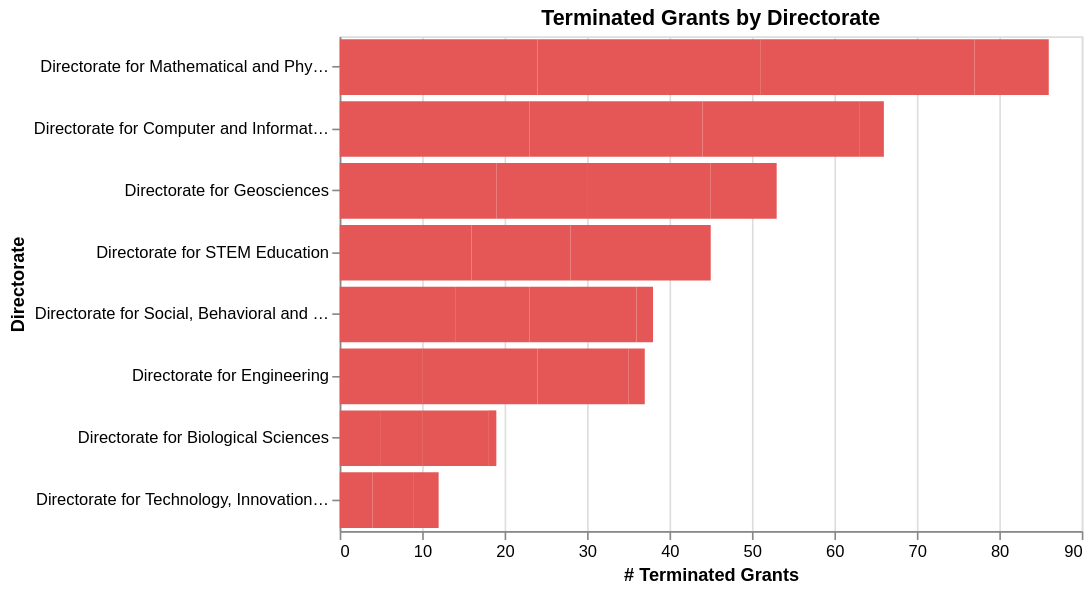

The code cell stored with this chart in its notebook:
### Code cell
chart_q3 = (
    alt.Chart(dir_year_status, title="Terminated Grants by Directorate")
    .add_params(year_sel, dir_sel)
    .transform_filter(year_sel)               # samme år som Q2
    .transform_filter(alt.datum.status == 1)  # kun terminated
    .mark_bar()
    .encode(
        x=alt.X("n_grants:Q", title="# Terminated Grants"),
        y=alt.Y("org_dir_long_name:N", sort="-x", title="Directorate"),
        color=alt.condition(
            dir_sel,
            alt.value("#E45756"),   # valgt directorate
            alt.value("#F4C4C4")    # andre directorates
        ),
        tooltip=[
            alt.Tooltip("org_dir_long_name:N", title="Directorate"),
            alt.Tooltip("dir_abbr:N", title="Abbr"),
            alt.Tooltip("year:O", title="Year"),
            alt.Tooltip("n_grants:Q", title="# Terminated Grants"),
            alt.Tooltip("total_amount:Q", title="Terminated amount", format=",.0f"),
        ]
    )
    .properties(width=450, height=300)
)

chart_q3

### Figure 1 — Vega-Lite specification as saved in the notebook (floating-point values rounded to 4 significant figures)
{"config": {"view": {"continuousWidth": 300, "continuousHeight": 300}}, "data": {"name": "data-1261a1942ff60f98f7ee9f9998f816ad"}, "mark": {"type": "bar"}, "encoding": {"color": {"condition": {"param": "param_185", "value": "#E45756"}, "value": "#F4C4C4"}, "tooltip": [{"field": "org_dir_long_name", "title": "Directorate", "type": "nominal"}, {"field": "dir_abbr", "title": "Abbr", "type": "nominal"}, {"field": "year", "title": "Year", "type": "ordinal"}, {"field": "n_grants", "title": "# Terminated Grants", "type": "quantitative"}, {"field": "total_amount", "format": ",.0f", "title": "Terminated amount", "type": "quantitative"}], "x": {"field": "n_grants", "title": "# Terminated Grants", "type": "quantitative"}, "y": {"field": "org_dir_long_name", "sort": "-x", "title": "Directorate", "type": "nominal"}}, "height": 300, "params": [{"name": "param_183", "select": {"type": "point", "fields": ["year"]}, "bind": {"input": "select", "options": [2021, 2022, 2023, 2024, 2025], "name": "Year: "}}, {"name": "param_185", "select": {"type": "point", "fields": ["dir_abbr"]}}], "title": "Terminated Grants by Directorate", "transform": [{"filter": {"param": "param_183"}}, {"filter": "(datum.status === 1)"}], "width": 450, "$schema": "https://vega.github.io/schema/vega-lite/v5.8.0.json", "datasets": {"data-1261a1942ff60f98f7ee9f9998f816ad": [{"dir_abbr": "BIO", "org_dir_long_name": "Directorate for Biological Sciences", "year": 2021, "status": false, "n_grants": 11, "total_amount": 46100000.0}, {"dir_abbr": "BIO", "org_dir_long_name": "Directorate for Biological Sciences", "year": 2022, "status": false, "n_grants": 1161, "total_amount": 799500000.0}, {"dir_abbr": "BIO", "org_dir_long_name": "Directorate for Biological Sciences", "year": 2022, "status": 1.0, "n_grants": 5, "total_amount": 2439000.0}, {"dir_abbr": "BIO", "org_dir_long_name": "Directorate for Biological Sciences", "year": 2023, "status": false, "n_grants": 1072, "total_amount": 936200000.0}, {"dir_abbr": "BIO", "org_dir_long_name": "Directorate for Biological Sciences", "year": 2023, "status": 1.0, "n_grants": 5, "total_amount": 3185000.0}, {"dir_abbr": "BIO", "org_dir_long_name": "Directorate for Biological Sciences", "year": 2024, "status": false, "n_grants": 1006, "total_amount": 698700000.0}, {"dir_abbr": "BIO", "org_dir_long_name": "Directorate for Biological Sciences", "year": 2024, "status": 1.0, "n_grants": 8, "total_amount": 5613000.0}, {"dir_abbr": "BIO", "org_dir_long_name": "Directorate for Biological Sciences", "year": 2025, "status": false, "n_grants": 774, "total_amount": 452500000.0}, {"dir_abbr": "BIO", "org_dir_long_name": "Directorate for Biological Sciences", "year": 2025, "status": 1.0, "n_grants": 1, "total_amount": 987600.0}, {"dir_abbr": "CSE", "org_dir_long_name": "Directorate for Computer and Information Science and Engineering", "year": 2021, "status": false, "n_grants": 6, "total_amount": 6931000.0}, {"dir_abbr": "CSE", "org_dir_long_name": "Directorate for Computer and Information Science and Engineering", "year": 2022, "status": false, "n_grants": 1948, "total_amount": 1067000000.0}, {"dir_abbr": "CSE", "org_dir_long_name": "Directorate for Computer and Information Science and Engineering", "year": 2022, "status": 1.0, "n_grants": 23, "total_amount": 11920000.0}, {"dir_abbr": "CSE", "org_dir_long_name": "Directorate for Computer and Information Science and Engineering", "year": 2023, "status": false, "n_grants": 2022, "total_amount": 1126000000.0}, {"dir_abbr": "CSE", "org_dir_long_name": "Directorate for Computer and Information Science and Engineering", "year": 2023, "status": 1.0, "n_grants": 21, "total_amount": 8991000.0}, {"dir_abbr": "CSE", "org_dir_long_name": "Directorate for Computer and Information Science and Engineering", "year": 2024, "status": false, "n_grants": 1793, "total_amount": 1017000000.0}, {"dir_abbr": "CSE", "org_dir_long_name": "Directorate for Computer and Information Science and Engineering", "year": 2024, "status": 1.0, "n_grants": 19, "total_amount": 9384000.0}, {"dir_abbr": "CSE", "org_dir_long_name": "Directorate for Computer and Information Science and Engineering", "year": 2025, "status": false, "n_grants": 1468, "total_amount": 695900000.0}, {"dir_abbr": "CSE", "org_dir_long_name": "Directorate for Computer and Information Science and Engineering", "year": 2025, "status": 1.0, "n_grants": 3, "total_amount": 464700.0}, {"dir_abbr": "EDU", "org_dir_long_name": "Directorate for STEM Education", "year": 2021, "status": false, "n_grants": 5, "total_amount": 5781000.0}, {"dir_abbr": "EDU", "org_dir_long_name": "Directorate for STEM Education", "year": 2022, "status": false, "n_grants": 1244, "total_amount": 1378000000.0}, {"dir_abbr": "EDU", "org_dir_long_name": "Directorate for STEM Education", "year": 2022, "status": 1.0, "n_grants": 16, "total_amount": 11390000.0}, {"dir_abbr": "EDU", "org_dir_long_name": "Directorate for STEM Education", "year": 2023, "status": false, "n_grants": 1132, "total_amount": 896700000.0}, {"dir_abbr": "EDU", "org_dir_long_name": "Directorate for STEM Education", "year": 2023, "status": 1.0, "n_grants": 12, "total_amount": 20190000.0}, {"dir_abbr": "EDU", "org_dir_long_name": "Directorate for STEM Education", "year": 2024, "status": false, "n_grants": 1253, "total_amount": 1014000000.0}, {"dir_abbr": "EDU", "org_dir_long_name": "Directorate for STEM Education", "year": 2024, "status": 1.0, "n_grants": 17, "total_amount": 16100000.0}, {"dir_abbr": "EDU", "org_dir_long_name": "Directorate for STEM Education", "year": 2025, "status": false, "n_grants": 777, "total_amount": 724200000.0}, {"dir_abbr": "ENG", "org_dir_long_name": "Directorate for Engineering", "year": 2021, "status": false, "n_grants": 5, "total_amount": 43710000.0}, {"dir_abbr": "ENG", "org_dir_long_name": "Directorate for Engineering", "year": 2022, "status": false, "n_grants": 1668, "total_amount": 817500000.0}, {"dir_abbr": "ENG", "org_dir_long_name": "Directorate for Engineering", "year": 2022, "status": 1.0, "n_grants": 10, "total_amount": 6020000.0}, {"dir_abbr": "ENG", "org_dir_long_name": "Directorate for Engineering", "year": 2023, "status": false, "n_grants": 1671, "total_amount": 701700000.0}, {"dir_abbr": "ENG", "org_dir_long_name": "Directorate for Engineering", "year": 2023, "status": 1.0, "n_grants": 14, "total_amount": 8493000.0}, {"dir_abbr": "ENG", "org_dir_long_name": "Directorate for Engineering", "year": 2024, "status": false, "n_grants": 1633, "total_amount": 696500000.0}, {"dir_abbr": "ENG", "org_dir_long_name": "Directorate for Engineering", "year": 2024, "status": 1.0, "n_grants": 11, "total_amount": 4929000.0}, {"dir_abbr": "ENG", "org_dir_long_name": "Directorate for Engineering", "year": 2025, "status": false, "n_grants": 1455, "total_amount": 624700000.0}, {"dir_abbr": "ENG", "org_dir_long_name": "Directorate for Engineering", "year": 2025, "status": 1.0, "n_grants": 2, "total_amount": 556500.0}, {"dir_abbr": "GEO", "org_dir_long_name": "Directorate for Geosciences", "year": 2021, "status": false, "n_grants": 25, "total_amount": 61890000.0}, {"dir_abbr": "GEO", "org_dir_long_name": "Directorate for Geosciences", "year": 2022, "status": false, "n_grants": 1401, "total_amount": 901900000.0}, {"dir_abbr": "GEO", "org_dir_long_name": "Directorate for Geosciences", "year": 2022, "status": 1.0, "n_grants": 19, "total_amount": 22610000.0}, {"dir_abbr": "GEO", "org_dir_long_name": "Directorate for Geosciences", "year": 2023, "status": false, "n_grants": 1354, "total_amount": 889300000.0}, {"dir_abbr": "GEO", "org_dir_long_name": "Directorate for Geosciences", "year": 2023, "status": 1.0, "n_grants": 11, "total_amount": 6746000.0}, {"dir_abbr": "GEO", "org_dir_long_name": "Directorate for Geosciences", "year": 2024, "status": false, "n_grants": 1295, "total_amount": 581100000.0}, {"dir_abbr": "GEO", "org_dir_long_name": "Directorate for Geosciences", "year": 2024, "status": 1.0, "n_grants": 15, "total_amount": 8811000.0}, {"dir_abbr": "GEO", "org_dir_long_name": "Directorate for Geosciences", "year": 2025, "status": false, "n_grants": 994, "total_amount": 634600000.0}, {"dir_abbr": "GEO", "org_dir_long_name": "Directorate for Geosciences", "year": 2025, "status": 1.0, "n_grants": 8, "total_amount": 3248000.0}, {"dir_abbr": "MPS", "org_dir_long_name": "Directorate for Mathematical and Physical Sciences", "year": 2021, "status": false, "n_grants": 48, "total_amount": 80740000.0}, {"dir_abbr": "MPS", "org_dir_long_name": "Directorate for Mathematical and Physical Sciences", "year": 2022, "status": false, "n_grants": 2500, "total_amount": 1254000000.0}, {"dir_abbr": "MPS", "org_dir_long_name": "Directorate for Mathematical and Physical Sciences", "year": 2022, "status": 1.0, "n_grants": 24, "total_amount": 15400000.0}, {"dir_abbr": "MPS", "org_dir_long_name": "Directorate for Mathematical and Physical Sciences", "year": 2023, "status": false, "n_grants": 2608, "total_amount": 1613000000.0}, {"dir_abbr": "MPS", "org_dir_long_name": "Directorate for Mathematical and Physical Sciences", "year": 2023, "status": 1.0, "n_grants": 27, "total_amount": 13910000.0}, {"dir_abbr": "MPS", "org_dir_long_name": "Directorate for Mathematical and Physical Sciences", "year": 2024, "status": false, "n_grants": 2446, "total_amount": 1080000000.0}, {"dir_abbr": "MPS", "org_dir_long_name": "Directorate for Mathematical and Physical Sciences", "year": 2024, "status": 1.0, "n_grants": 26, "total_amount": 8676000.0}, {"dir_abbr": "MPS", "org_dir_long_name": "Directorate for Mathematical and Physical Sciences", "year": 2025, "status": false, "n_grants": 2150, "total_amount": 851800000.0}, {"dir_abbr": "MPS", "org_dir_long_name": "Directorate for Mathematical and Physical Sciences", "year": 2025, "status": 1.0, "n_grants": 9, "total_amount": 2388000.0}, {"dir_abbr": "O/D", "org_dir_long_name": "Office Of The Director", "year": 2021, "status": false, "n_grants": 1, "total_amount": 300000.0}, {"dir_abbr": "O/D", "org_dir_long_name": "Office Of The Director", "year": 2022, "status": false, "n_grants": 154, "total_amount": 221900000.0}, {"dir_abbr": "O/D", "org_dir_long_name": "Office Of The Director", "year": 2023, "status": false, "n_grants": 216, "total_amount": 227500000.0}, {"dir_abbr": "O/D", "org_dir_long_name": "Office Of The Director", "year": 2024, "status": false, "n_grants": 329, "total_amount": 331200000.0}, {"dir_abbr": "O/D", "org_dir_long_name": "Office Of The Director", "year": 2025, "status": false, "n_grants": 219, "total_amount": 166300000.0}, {"dir_abbr": "SBE", "org_dir_long_name": "Directorate for Social, Behavioral and Economic Sciences", "year": 2021, "status": false, "n_grants": 7, "total_amount": 2452000.0}, {"dir_abbr": "SBE", "org_dir_long_name": "Directorate for Social, Behavioral and Economic Sciences", "year": 2022, "status": false, "n_grants": 794, "total_amount": 256000000.0}, {"dir_abbr": "SBE", "org_dir_long_name": "Directorate for Social, Behavioral and Economic Sciences", "year": 2022, "status": 1.0, "n_grants": 14, "total_amount": 5302000.0}, {"dir_abbr": "SBE", "org_dir_long_name": "Directorate for Social, Behavioral and Economic Sciences", "year": 2023, "status": false, "n_grants": 789, "total_amount": 245000000.0}, {"dir_abbr": "SBE", "org_dir_long_name": "Directorate for Social, Behavioral and Economic Sciences", "year": 2023, "status": 1.0, "n_grants": 9, "total_amount": 2891000.0}, {"dir_abbr": "SBE", "org_dir_long_name": "Directorate for Social, Behavioral and Economic Sciences", "year": 2024, "status": false, "n_grants": 750, "total_amount": 197200000.0}, {"dir_abbr": "SBE", "org_dir_long_name": "Directorate for Social, Behavioral and Economic Sciences", "year": 2024, "status": 1.0, "n_grants": 13, "total_amount": 5145000.0}, {"dir_abbr": "SBE", "org_dir_long_name": "Directorate for Social, Behavioral and Economic Sciences", "year": 2025, "status": false, "n_grants": 507, "total_amount": 127300000.0}, {"dir_abbr": "SBE", "org_dir_long_name": "Directorate for Social, Behavioral and Economic Sciences", "year": 2025, "status": 1.0, "n_grants": 2, "total_amount": 56550.0}, {"dir_abbr": "TIP", "org_dir_long_name": "Directorate for Technology, Innovation, and Partnerships", "year": 2021, "status": false, "n_grants": 10, "total_amount": 1957000.0}, {"dir_abbr": "TIP", "org_dir_long_name": "Directorate for Technology, Innovation, and Partnerships", "year": 2022, "status": false, "n_grants": 807, "total_amount": 437600000.0}, {"dir_abbr": "TIP", "org_dir_long_name": "Directorate for Technology, Innovation, and Partnerships", "year": 2023, "status": false, "n_grants": 980, "total_amount": 597000000.0}, {"dir_abbr": "TIP", "org_dir_long_name": "Directorate for Technology, Innovation, and Partnerships", "year": 2023, "status": 1.0, "n_grants": 4, "total_amount": 2150000.0}, {"dir_abbr": "TIP", "org_dir_long_name": "Directorate for Technology, Innovation, and Partnerships", "year": 2024, "status": false, "n_grants": 1004, "total_amount": 677800000.0}, {"dir_abbr": "TIP", "org_dir_long_name": "Directorate for Technology, Innovation, and Partnerships", "year": 2024, "status": 1.0, "n_grants": 5, "total_amount": 3397000.0}, {"dir_abbr": "TIP", "org_dir_long_name": "Directorate for Technology, Innovation, and Partnerships", "year": 2025, "status": false, "n_grants": 825, "total_amount": 426700000.0}, {"dir_abbr": "TIP", "org_dir_long_name": "Directorate for Technology, Innovation, and Partnerships", "year": 2025, "status": 1.0, "n_grants": 3, "total_amount": 150000.0}]}}
